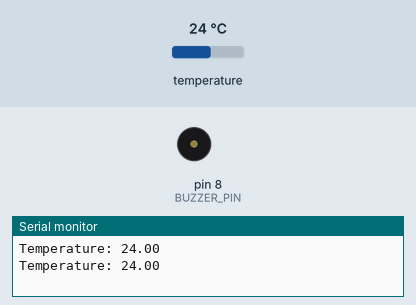
Bench run of a sketch on a simulated Arduino Uno, built with avr-gcc and run on an emulated ATmega328P. On the bench: buzzer (waves = sounding, pin HIGH), the last lines printed to the serial monitor. Inputs (shaded band) come from the test bench; at power-on: temperature 24 °C.

Above: at 3.3 s.
3.4 s: temperature set to 39.4 °C
5.9 s: temperature set to 40.3 °C
At 7.1 s:
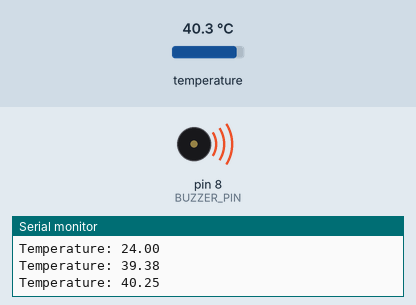
8.4 s: temperature set to 12 °C
At 10.2 s:
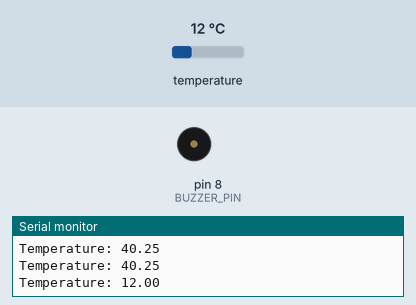
11.1 s: temperature set to 41 °C
At 11.8 s:
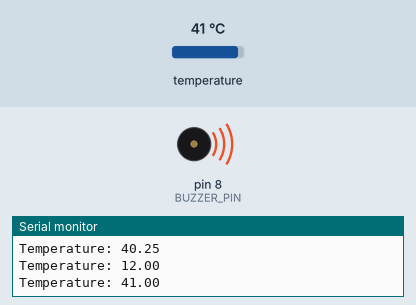
Timing chart, 0 to 14.1 s (numbered marks = the images above; inputs shaded):
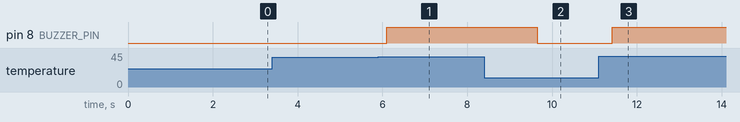

The sketch:

temperature_monitor.ino
```cpp
#include <SoftwareSerial.h>
#include <OneWire.h>
#include <DallasTemperature.h>

/* Bluetooth HC-05 */
SoftwareSerial BTSerial(2, 3);   // RX, TX

/*  DS18B20  */
#define ONE_WIRE_BUS 7
OneWire oneWire(ONE_WIRE_BUS);
DallasTemperature sensors(&oneWire);

/*  Buzzer  */
#define BUZZER_PIN 8

/*  Temperature Limit  */
float limitTemp = 40.0;

void setup() {
  Serial.begin(9600);
  BTSerial.begin(9600);

  sensors.begin();

  pinMode(BUZZER_PIN, OUTPUT);
  digitalWrite(BUZZER_PIN, LOW);
}

void loop() {

  sensors.requestTemperatures();
  float temp = sensors.getTempCByIndex(0);

  // If sensor error, send default safe value
  if (temp == -127.00 || temp < -50 || temp > 125) {
    temp = 25.00;
  }

  // Send temperature to MIT App
  BTSerial.println(temp);

  // Show in Serial Monitor
  Serial.print("Temperature: ");
  Serial.println(temp);

  // Buzzer ON if temp high
  if (temp >= limitTemp) {
    digitalWrite(BUZZER_PIN, HIGH);
  } else {
    digitalWrite(BUZZER_PIN, LOW);
  }

  delay(1000);
}
```

Measured:
- the behaviour switches between 39.9 and 40 °C on temperature (found by bisection; images 0 and 1)
- after the input at 5.9 s, pin 8 (BUZZER_PIN): LOW → HIGH after 0.21 s
- after the input at 8.4 s, pin 8 (BUZZER_PIN): HIGH → LOW after 1.2 s
- after the input at 11.1 s, pin 8 (BUZZER_PIN): LOW → HIGH after 0.32 s
